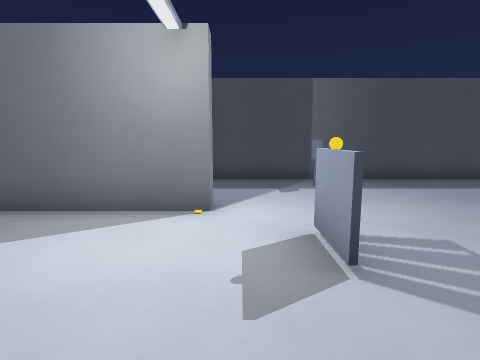
view 1 (above)

15 first-person views from a walk through a Godot game level. The camera is 1.2 m above the floor, tilts 8° down and sees 80° across. The floor is counted in squares, 1 m on a side. Each view is taken from the middle of a square. On the plan, view 1 faces up. The plan holds only what a view shows up to about 13 squares ahead; the rest is blank.

view 2
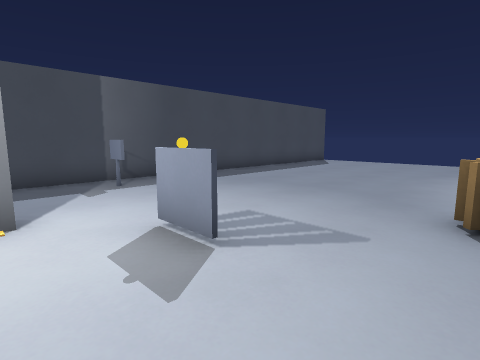

view 3
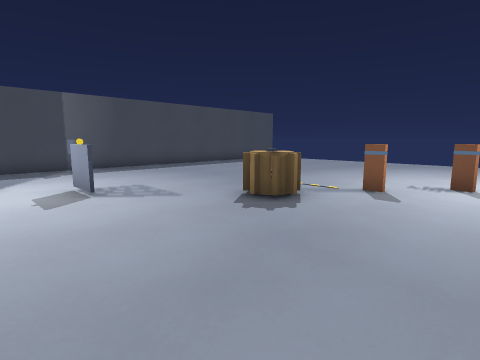

view 4
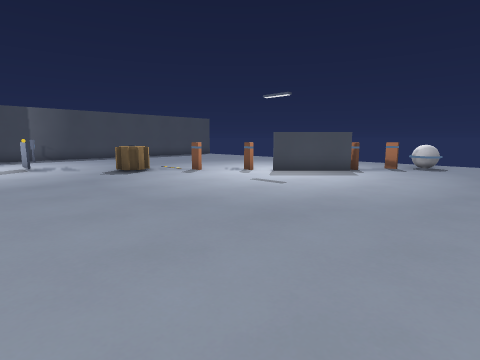

view 5
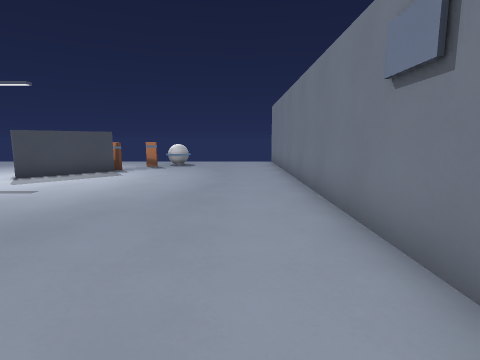

view 6
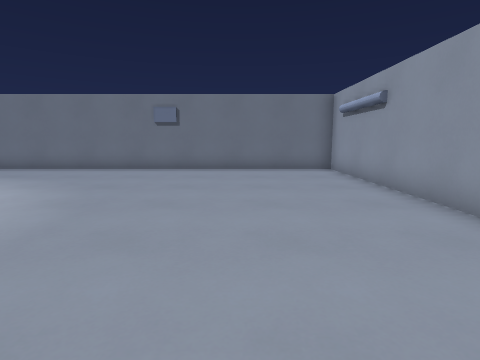

view 7
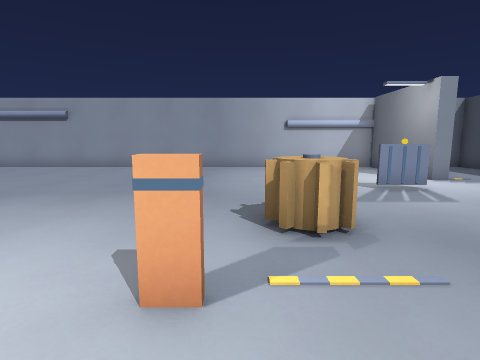

view 8
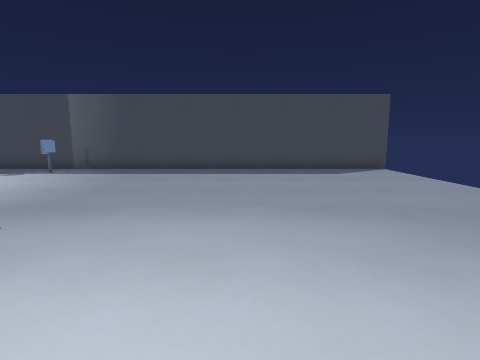

view 9
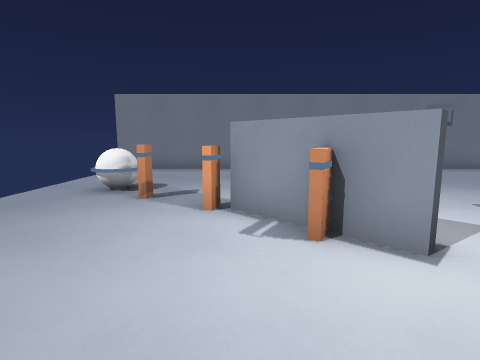

view 10
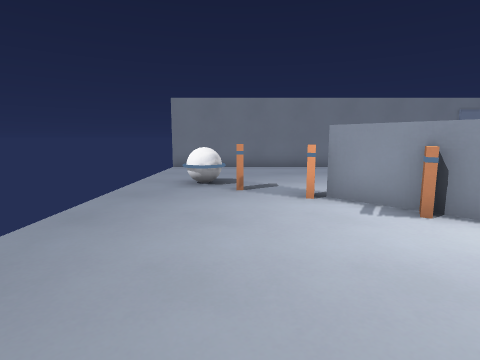

view 11
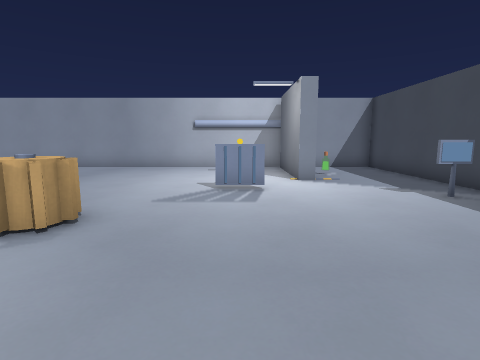

view 12
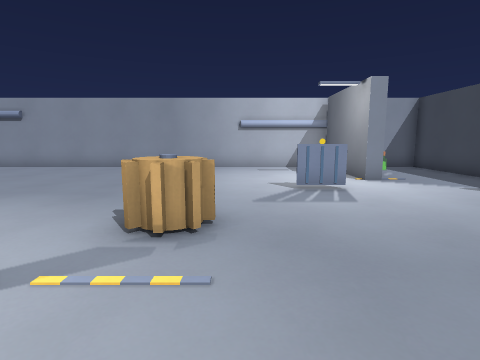

view 13
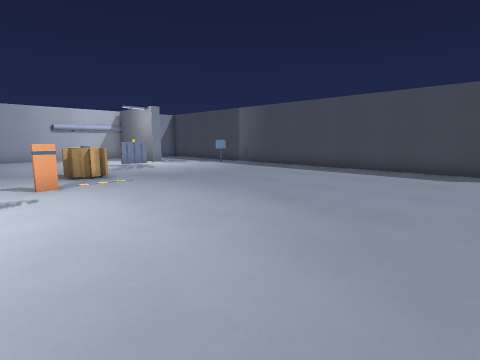

view 14
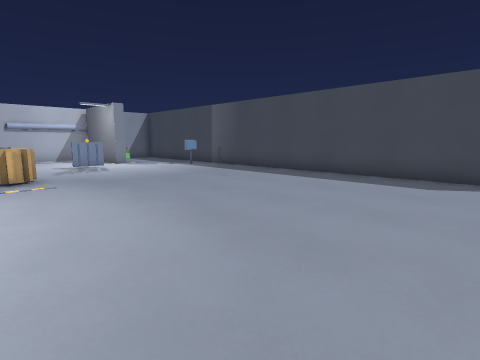

view 15
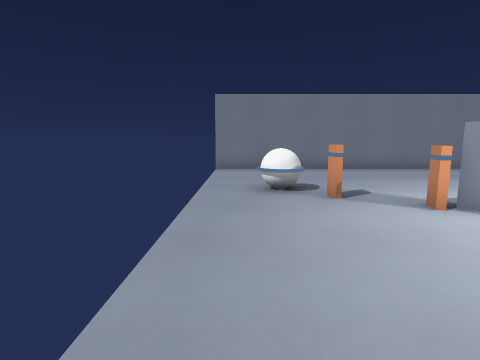

### Floor plan
Points are (right, up) in squares from view 1. A wall is a line through its corners. A room is listed if a view was taken in it or the views show most of it. See-through windows are left out.
Room 1 (views 1, 2, 3, 4, 5, 6, 7, 8, 9, 10, 11, 12, 13, 14, 15)
walls: (5.9, -1.8) (5.9, -1.2); (6.1, -1.2) (6.1, -1.8); (8.5, -4.7) (7.8, -4) (8, -3.8) (8.6, -4.4); (9.5, -5.3) (10.2, -6); (1, 2.4) (1, 3.6) (1, 2.4); (10, -6.3) (9.3, -5.6); (12.1, -6.8) (12.1, -7.2); (11.9, -7.2) (11.9, -6.8); (-0.5, 5.4) (-0.5, 4.8) (-4.5, 4.8); (15.1, 8.8) (-4.8, 8.8) (-4.8, -12.8) (15, -12.8)
objects: other object (-2, 6); monitor (2, 7) to (2, 8); other object (4, 0); other object (7, -3); other object (9, -5); other object (11, -6); other object (13, -8)

Positions as (right, up) in squares from view 1, and headings:
1: (0, 0), facing up
2: (-1, 0), facing up-right
3: (-1, -4), facing up-right
4: (-1, -11), facing up-right
5: (-1, -11), facing right
6: (-1, -1), facing down
7: (8, -1), facing left
8: (9, -3), facing up
9: (10, -1), facing down
10: (12, 0), facing down
11: (8, 3), facing left
12: (8, 1), facing left
13: (14, -3), facing up-left
14: (14, -1), facing up-left
15: (14, -1), facing down
